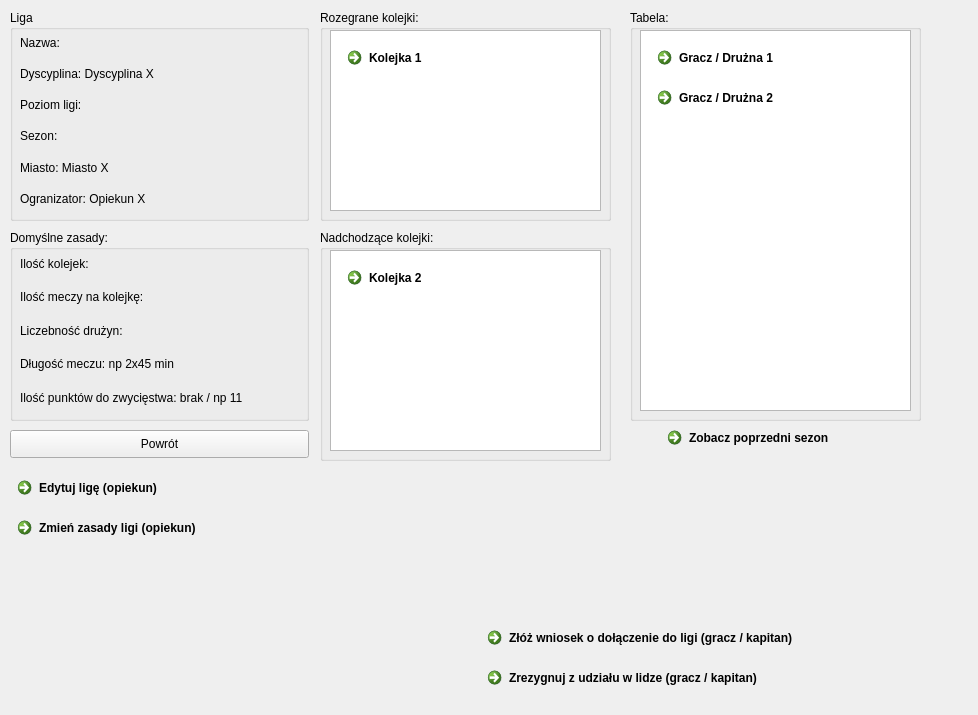
<?xml version="1.0" encoding="UTF-8"?>
<ui version="4.0">
 <class>profil_ligi</class>
 <widget class="QDialog" name="profil_ligi">
  <property name="geometry">
   <rect>
    <x>0</x>
    <y>0</y>
    <width>978</width>
    <height>715</height>
   </rect>
  </property>
  <property name="windowTitle">
   <string>Dialog</string>
  </property>
  <widget class="QGroupBox" name="groupBox_4">
   <property name="geometry">
    <rect>
     <x>630</x>
     <y>10</y>
     <width>291</width>
     <height>411</height>
    </rect>
   </property>
   <property name="title">
    <string>Tabela:</string>
   </property>
   <widget class="QListView" name="listView_3">
    <property name="geometry">
     <rect>
      <x>10</x>
      <y>20</y>
      <width>271</width>
      <height>381</height>
     </rect>
    </property>
   </widget>
   <widget class="QCommandLinkButton" name="commandLinkButton_8">
    <property name="geometry">
     <rect>
      <x>20</x>
      <y>30</y>
      <width>187</width>
      <height>41</height>
     </rect>
    </property>
    <property name="text">
     <string>Gracz / Drużna 1</string>
    </property>
   </widget>
   <widget class="QCommandLinkButton" name="commandLinkButton_9">
    <property name="geometry">
     <rect>
      <x>20</x>
      <y>70</y>
      <width>187</width>
      <height>41</height>
     </rect>
    </property>
    <property name="text">
     <string>Gracz / Drużna 2</string>
    </property>
   </widget>
  </widget>
  <widget class="QGroupBox" name="groupBox_3">
   <property name="geometry">
    <rect>
     <x>320</x>
     <y>230</y>
     <width>291</width>
     <height>231</height>
    </rect>
   </property>
   <property name="title">
    <string>Nadchodzące kolejki:</string>
   </property>
   <widget class="QListView" name="listView_2">
    <property name="geometry">
     <rect>
      <x>10</x>
      <y>20</y>
      <width>271</width>
      <height>201</height>
     </rect>
    </property>
   </widget>
   <widget class="QCommandLinkButton" name="commandLinkButton_7">
    <property name="geometry">
     <rect>
      <x>20</x>
      <y>30</y>
      <width>187</width>
      <height>41</height>
     </rect>
    </property>
    <property name="text">
     <string>Kolejka 2</string>
    </property>
   </widget>
  </widget>
  <widget class="QGroupBox" name="groupBox_2">
   <property name="geometry">
    <rect>
     <x>320</x>
     <y>10</y>
     <width>291</width>
     <height>211</height>
    </rect>
   </property>
   <property name="title">
    <string>Rozegrane kolejki:</string>
   </property>
   <widget class="QListView" name="listView">
    <property name="geometry">
     <rect>
      <x>10</x>
      <y>20</y>
      <width>271</width>
      <height>181</height>
     </rect>
    </property>
   </widget>
   <widget class="QCommandLinkButton" name="commandLinkButton_6">
    <property name="geometry">
     <rect>
      <x>20</x>
      <y>30</y>
      <width>187</width>
      <height>41</height>
     </rect>
    </property>
    <property name="text">
     <string>Kolejka 1</string>
    </property>
   </widget>
  </widget>
  <widget class="QCommandLinkButton" name="commandLinkButton_2">
   <property name="geometry">
    <rect>
     <x>10</x>
     <y>510</y>
     <width>231</width>
     <height>41</height>
    </rect>
   </property>
   <property name="text">
    <string>Zmień zasady ligi (opiekun)</string>
   </property>
  </widget>
  <widget class="QGroupBox" name="groupBox_5">
   <property name="geometry">
    <rect>
     <x>10</x>
     <y>230</y>
     <width>299</width>
     <height>191</height>
    </rect>
   </property>
   <property name="title">
    <string>Domyślne zasady:</string>
   </property>
   <widget class="QWidget" name="layoutWidget">
    <property name="geometry">
     <rect>
      <x>10</x>
      <y>20</y>
      <width>281</width>
      <height>161</height>
     </rect>
    </property>
    <layout class="QVBoxLayout" name="verticalLayout_2">
     <item>
      <widget class="QLabel" name="label_5">
       <property name="text">
        <string>Ilość kolejek:</string>
       </property>
      </widget>
     </item>
     <item>
      <widget class="QLabel" name="label_6">
       <property name="text">
        <string>Ilość meczy na kolejkę:</string>
       </property>
      </widget>
     </item>
     <item>
      <widget class="QLabel" name="label_9">
       <property name="text">
        <string>Liczebność drużyn:</string>
       </property>
      </widget>
     </item>
     <item>
      <widget class="QLabel" name="label_10">
       <property name="text">
        <string>Długość meczu: np 2x45 min</string>
       </property>
      </widget>
     </item>
     <item>
      <widget class="QLabel" name="label_11">
       <property name="text">
        <string>Ilość punktów do zwycięstwa: brak / np 11</string>
       </property>
      </widget>
     </item>
    </layout>
   </widget>
  </widget>
  <widget class="QGroupBox" name="groupBox">
   <property name="geometry">
    <rect>
     <x>10</x>
     <y>10</y>
     <width>299</width>
     <height>211</height>
    </rect>
   </property>
   <property name="title">
    <string>Liga</string>
   </property>
   <widget class="QWidget" name="layoutWidget_3">
    <property name="geometry">
     <rect>
      <x>10</x>
      <y>20</y>
      <width>281</width>
      <height>181</height>
     </rect>
    </property>
    <layout class="QVBoxLayout" name="verticalLayout">
     <item>
      <widget class="QLabel" name="label">
       <property name="text">
        <string>Nazwa:</string>
       </property>
      </widget>
     </item>
     <item>
      <widget class="QLabel" name="label_7">
       <property name="text">
        <string>Dyscyplina: Dyscyplina X</string>
       </property>
      </widget>
     </item>
     <item>
      <widget class="QLabel" name="label_3">
       <property name="text">
        <string>Poziom ligi:</string>
       </property>
      </widget>
     </item>
     <item>
      <widget class="QLabel" name="label_4">
       <property name="text">
        <string>Sezon:</string>
       </property>
      </widget>
     </item>
     <item>
      <widget class="QLabel" name="label_8">
       <property name="text">
        <string>Miasto: Miasto X</string>
       </property>
      </widget>
     </item>
     <item>
      <widget class="QLabel" name="label_2">
       <property name="text">
        <string>Ogranizator: Opiekun X</string>
       </property>
      </widget>
     </item>
    </layout>
   </widget>
  </widget>
  <widget class="QCommandLinkButton" name="commandLinkButton">
   <property name="geometry">
    <rect>
     <x>660</x>
     <y>420</y>
     <width>231</width>
     <height>41</height>
    </rect>
   </property>
   <property name="text">
    <string>Zobacz poprzedni sezon</string>
   </property>
  </widget>
  <widget class="QPushButton" name="pushButton">
   <property name="geometry">
    <rect>
     <x>10</x>
     <y>430</y>
     <width>299</width>
     <height>28</height>
    </rect>
   </property>
   <property name="text">
    <string>Powrót</string>
   </property>
  </widget>
  <widget class="QCommandLinkButton" name="commandLinkButton_3">
   <property name="geometry">
    <rect>
     <x>480</x>
     <y>620</y>
     <width>391</width>
     <height>41</height>
    </rect>
   </property>
   <property name="text">
    <string>Złóż wniosek o dołączenie do ligi (gracz / kapitan)</string>
   </property>
  </widget>
  <widget class="QCommandLinkButton" name="commandLinkButton_4">
   <property name="geometry">
    <rect>
     <x>10</x>
     <y>470</y>
     <width>231</width>
     <height>41</height>
    </rect>
   </property>
   <property name="text">
    <string>Edytuj ligę (opiekun)</string>
   </property>
  </widget>
  <widget class="QCommandLinkButton" name="commandLinkButton_5">
   <property name="geometry">
    <rect>
     <x>480</x>
     <y>660</y>
     <width>361</width>
     <height>41</height>
    </rect>
   </property>
   <property name="text">
    <string>Zrezygnuj z udziału w lidze (gracz / kapitan)</string>
   </property>
  </widget>
 </widget>
 <resources/>
 <connections/>
</ui>
